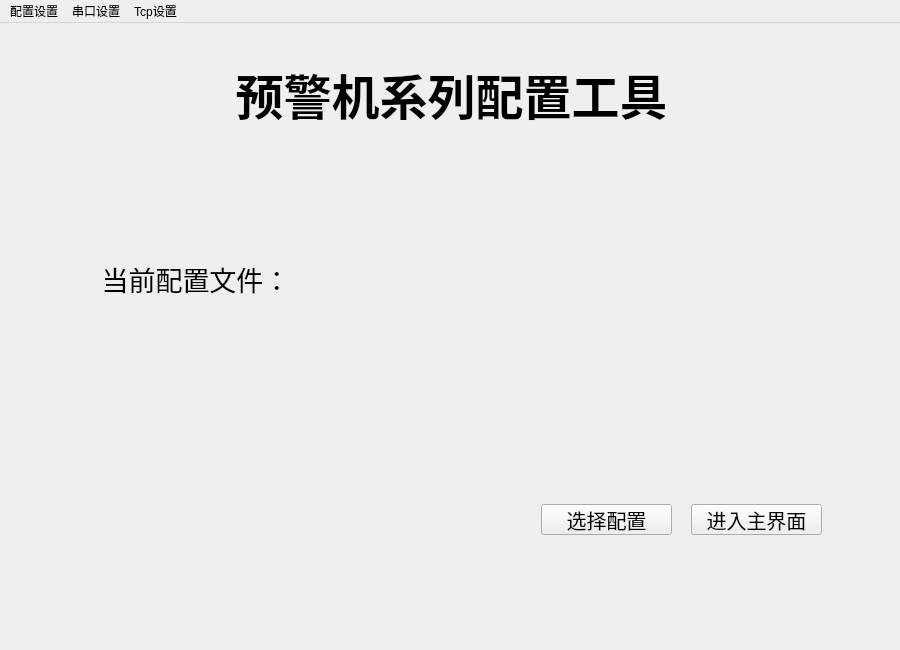
<?xml version="1.0" encoding="UTF-8"?>
<ui version="4.0">
 <class>MainWindow</class>
 <widget class="QMainWindow" name="MainWindow">
  <property name="geometry">
   <rect>
    <x>0</x>
    <y>0</y>
    <width>900</width>
    <height>650</height>
   </rect>
  </property>
  <property name="windowTitle">
   <string>预警机系列配置工具</string>
  </property>
  <widget class="QWidget" name="centralWidget">
   <layout class="QGridLayout" name="gridLayout">
    <item row="0" column="0">
     <widget class="QWidget" name="pre_entryWidget" native="true">
      <widget class="QPushButton" name="in">
       <property name="geometry">
        <rect>
         <x>680</x>
         <y>470</y>
         <width>131</width>
         <height>31</height>
        </rect>
       </property>
       <property name="font">
        <font>
         <pointsize>15</pointsize>
        </font>
       </property>
       <property name="text">
        <string>进入主界面</string>
       </property>
      </widget>
      <widget class="QLabel" name="config2">
       <property name="geometry">
        <rect>
         <x>280</x>
         <y>235</y>
         <width>560</width>
         <height>20</height>
        </rect>
       </property>
       <property name="font">
        <font>
         <family>宋体</family>
         <pointsize>16</pointsize>
        </font>
       </property>
       <property name="text">
        <string/>
       </property>
       <property name="alignment">
        <set>Qt::AlignCenter</set>
       </property>
      </widget>
      <widget class="QLabel" name="mid_title">
       <property name="geometry">
        <rect>
         <x>160</x>
         <y>20</y>
         <width>561</width>
         <height>81</height>
        </rect>
       </property>
       <property name="font">
        <font>
         <family>宋体</family>
         <pointsize>36</pointsize>
         <weight>75</weight>
         <bold>true</bold>
        </font>
       </property>
       <property name="text">
        <string>预警机系列配置工具</string>
       </property>
       <property name="textFormat">
        <enum>Qt::PlainText</enum>
       </property>
       <property name="alignment">
        <set>Qt::AlignCenter</set>
       </property>
      </widget>
      <widget class="QLabel" name="config1">
       <property name="geometry">
        <rect>
         <x>90</x>
         <y>230</y>
         <width>190</width>
         <height>30</height>
        </rect>
       </property>
       <property name="font">
        <font>
         <family>宋体</family>
         <pointsize>20</pointsize>
        </font>
       </property>
       <property name="text">
        <string>当前配置文件：</string>
       </property>
       <property name="alignment">
        <set>Qt::AlignCenter</set>
       </property>
      </widget>
      <widget class="QPushButton" name="config_c">
       <property name="geometry">
        <rect>
         <x>530</x>
         <y>470</y>
         <width>131</width>
         <height>31</height>
        </rect>
       </property>
       <property name="font">
        <font>
         <pointsize>15</pointsize>
        </font>
       </property>
       <property name="text">
        <string>选择配置</string>
       </property>
      </widget>
     </widget>
    </item>
   </layout>
  </widget>
  <widget class="QMenuBar" name="menuBar">
   <property name="geometry">
    <rect>
     <x>0</x>
     <y>0</y>
     <width>900</width>
     <height>23</height>
    </rect>
   </property>
   <widget class="QMenu" name="menu_1">
    <property name="title">
     <string>配置设置</string>
    </property>
   </widget>
   <widget class="QMenu" name="menuSerial">
    <property name="title">
     <string>串口设置</string>
    </property>
   </widget>
   <widget class="QMenu" name="menuTcp">
    <property name="title">
     <string>Tcp设置</string>
    </property>
   </widget>
   <addaction name="menu_1"/>
   <addaction name="menuSerial"/>
   <addaction name="menuTcp"/>
  </widget>
 </widget>
 <layoutdefault spacing="6" margin="11"/>
 <resources/>
 <connections/>
</ui>
